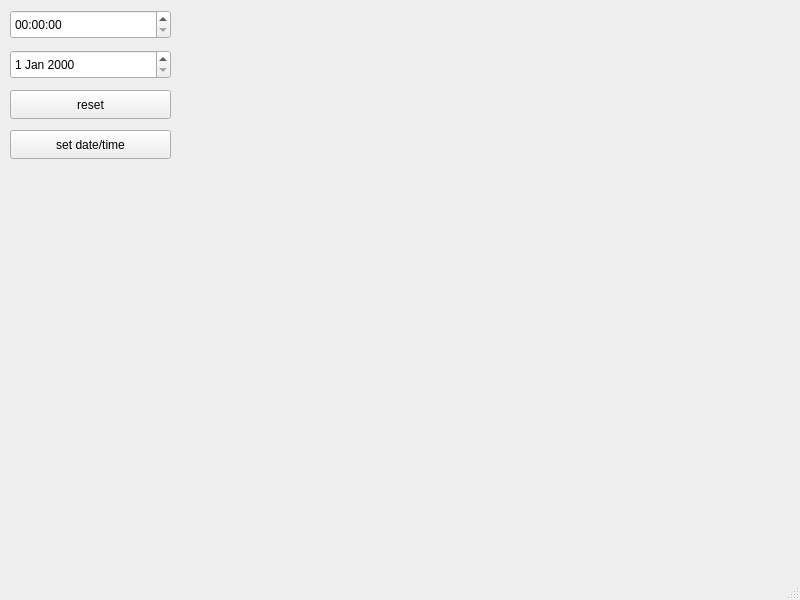
<?xml version="1.0" encoding="UTF-8"?>
<ui version="4.0">
 <class>MainWindow</class>
 <widget class="QMainWindow" name="MainWindow">
  <property name="geometry">
   <rect>
    <x>0</x>
    <y>0</y>
    <width>800</width>
    <height>600</height>
   </rect>
  </property>
  <property name="windowTitle">
   <string>MainWindow</string>
  </property>
  <widget class="QWidget" name="centralwidget">
   <widget class="QTimeEdit" name="timeEdit">
    <property name="geometry">
     <rect>
      <x>10</x>
      <y>10</y>
      <width>161</width>
      <height>29</height>
     </rect>
    </property>
   </widget>
   <widget class="QDateEdit" name="dateEdit">
    <property name="geometry">
     <rect>
      <x>10</x>
      <y>50</y>
      <width>161</width>
      <height>29</height>
     </rect>
    </property>
   </widget>
   <widget class="QPushButton" name="Reset">
    <property name="geometry">
     <rect>
      <x>10</x>
      <y>90</y>
      <width>161</width>
      <height>29</height>
     </rect>
    </property>
    <property name="text">
     <string>reset</string>
    </property>
   </widget>
   <widget class="QPushButton" name="SetDateTime">
    <property name="geometry">
     <rect>
      <x>10</x>
      <y>130</y>
      <width>161</width>
      <height>29</height>
     </rect>
    </property>
    <property name="text">
     <string>set date/time</string>
    </property>
   </widget>
   <widget class="myClockWidget" name="widget" native="true">
    <property name="geometry">
     <rect>
      <x>180</x>
      <y>10</y>
      <width>241</width>
      <height>221</height>
     </rect>
    </property>
   </widget>
  </widget>
  <widget class="QMenuBar" name="menubar">
   <property name="geometry">
    <rect>
     <x>0</x>
     <y>0</y>
     <width>800</width>
     <height>25</height>
    </rect>
   </property>
  </widget>
  <widget class="QStatusBar" name="statusbar"/>
 </widget>
 <customwidgets>
  <customwidget>
   <class>myClockWidget</class>
   <extends>QWidget</extends>
   <header>myclockwidget</header>
   <container>1</container>
  </customwidget>
 </customwidgets>
 <resources/>
 <connections/>
</ui>
